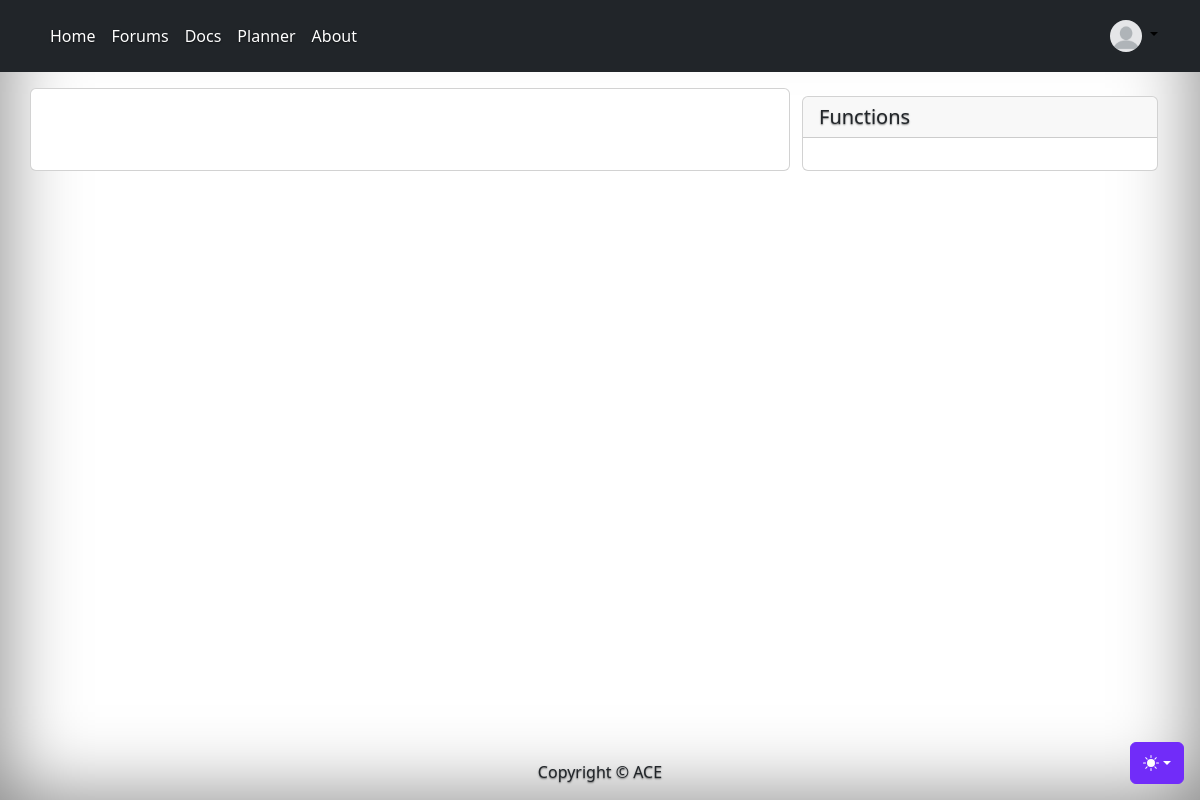
Before: /post_detail/22 with the older database file.
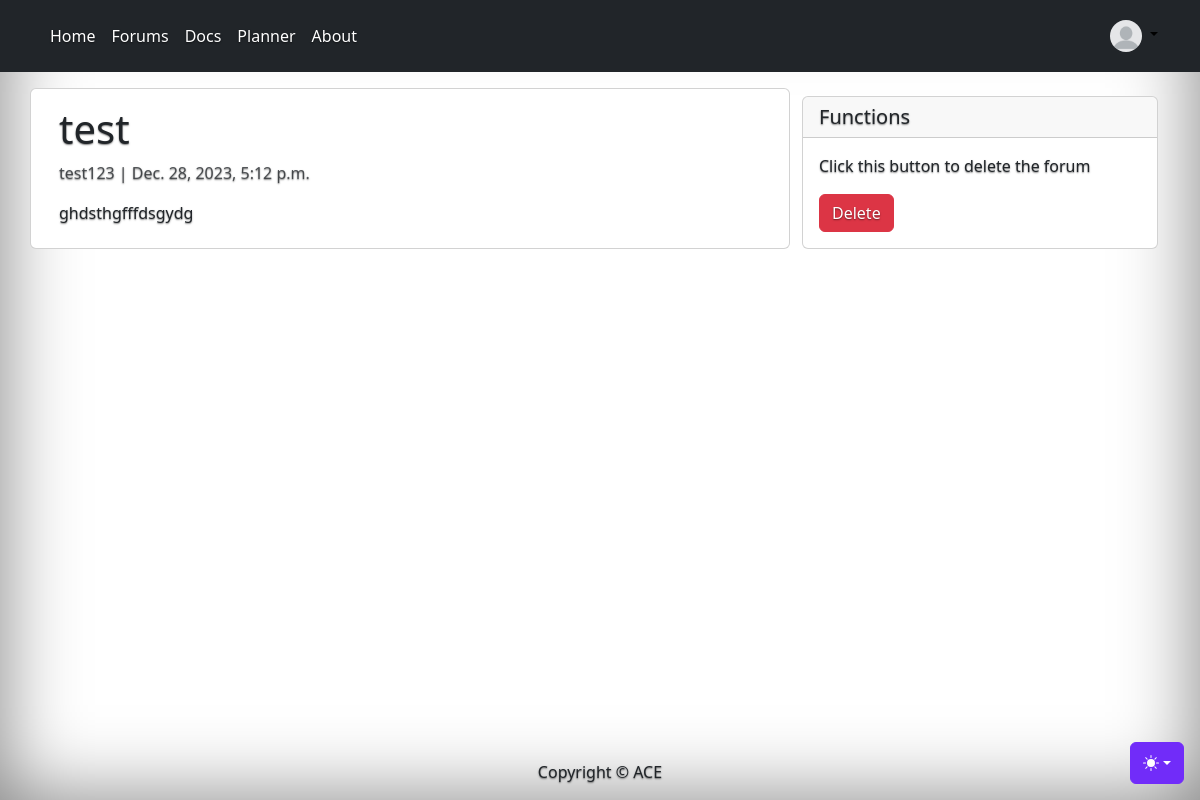
After: the same page with the newer database file.
### home/models.py (models this page shows, shortened)
class Forum(models.Model):
    name = models.CharField(max_length=122)
    topic = models.CharField(max_length=122)
    created_at = models.DateTimeField(auto_now_add=True, null=True)
    category = models.CharField(max_length=122)
    body = models.CharField(max_length=122)
    mail = models.CharField(max_length=100, null=True)

### home/views.py (the view)
# urls.py: path("post_detail/<int:id>", views.post_detail),
def post_detail(request, id):
    forum = Forum.objects.filter(id=id)
    return render(request, 'post_detail.html', {'forum':forum})

### templates/post_detail.html
{% extends 'base.html' %}
{% block content %}
<div class="container">
  <div class="row">
    <div class="col-md-8 card mb-4  mt-3 left  top">
      <div class="card-body">
          {% for forum_d in forum %}
        <h1>{% block title %} {{ forum_d.category }} {% endblock title %}</h1>
        <p class=" text-muted">{{ forum_d.name }} | {{ forum_d.created_at }}</p>
        <p class="card-text ">{{ forum_d.body | safe }}</p>
          {% endfor %}
      </div>
    </div>
    {% block sidebar %}
      <div class="col-md-4 float-right">
          <div class="card my-4">
              <h5 class="card-header">Functions</h5>
                  <div class="card-body">
                    {% for forum_d in forum %}
                  <p class="card-text"> Click this button to delete the forum </p>
                  <a href="post_detail/d/{{forum_d.id}}" class="btn btn-danger">Delete</a>
                    {% endfor %}
                  </div>
          </div>
      </div>
    {% endblock sidebar %}
  </div>
</div>
{% endblock content %}

Changed rows visible on the page:
added Forum: category "test", name "test123", created_at "Dec. 28, 2023, 5:12 p.m.", body "ghdsthgfffdsgydg"
